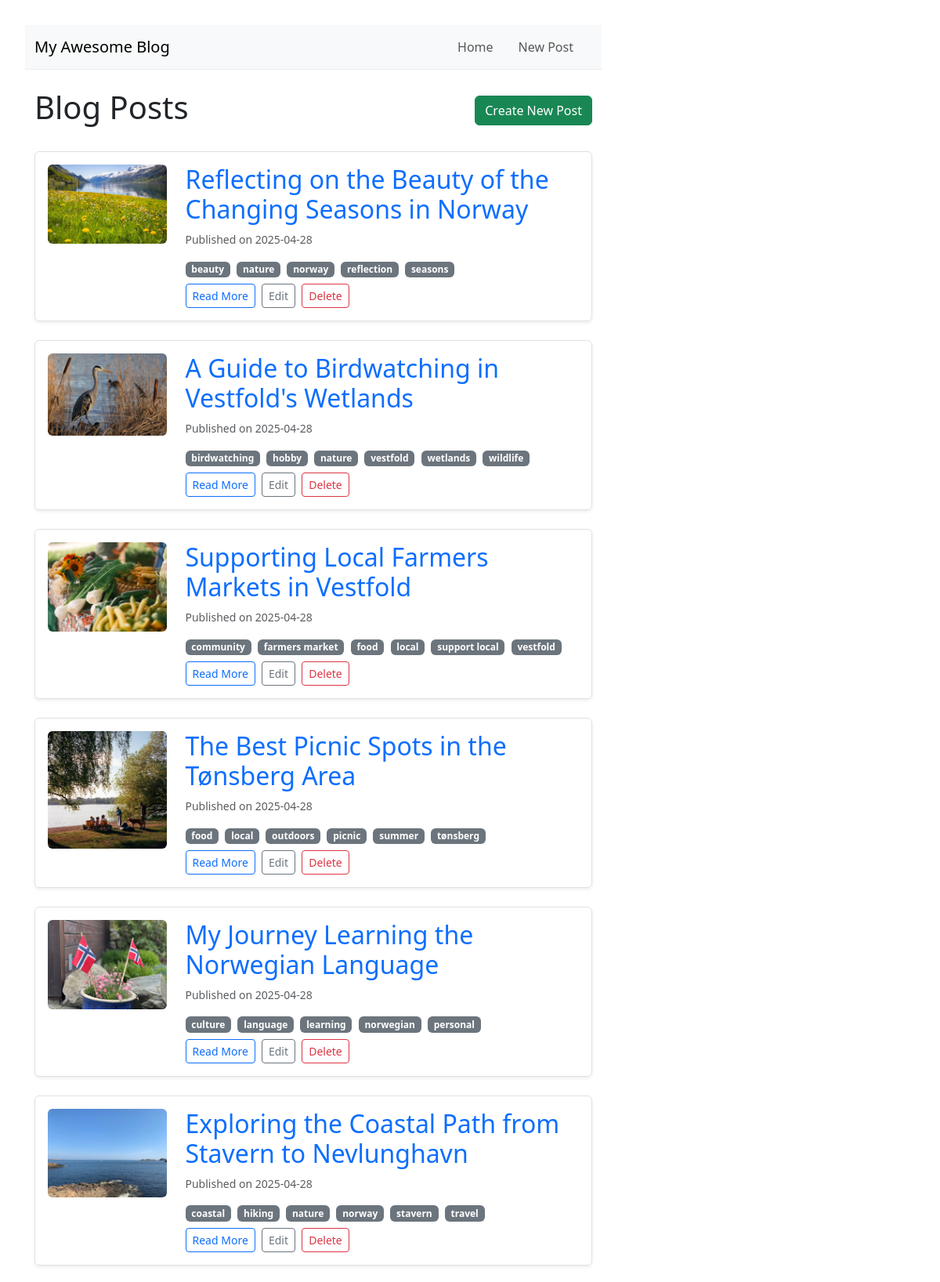
The page / (upper part) on the database its author committed.
### tables this page shows
CREATE TABLE posts (
    id INTEGER PRIMARY KEY AUTOINCREMENT, -- Unique identifier for each post
    title TEXT NOT NULL,                  -- Title of the blog post
    content TEXT NOT NULL,                -- Main body/content of the post
    published_date TIMESTAMP NOT NULL DEFAULT CURRENT_TIMESTAMP, -- When the post was created/published
    image_filename TEXt NULL               -- images 
);

CREATE TABLE tags (
    id INTEGER PRIMARY KEY AUTOINCREMENT, -- Unique identifier for each tag
    name TEXT NOT NULL UNIQUE             -- Name of the tag (must be unique)
);

### app.py (the view)
@app.route('/')
def index():
    try:
        posts_raw = db.get_all_posts()
        posts_with_tags = []
        for post in posts_raw:
            tags = db.get_tags_for_post(post['id'])
            post_dict = dict(post)
            post_dict['tags'] = tags
            posts_with_tags.append(post_dict)
        return render_template('index.html', posts=posts_with_tags)
    except Exception as e:
        app.logger.error(f"Error fetching posts/tags for index page: {e}")
        return "<h1>An error occurred fetching posts.</h1>", 500

### app.py (called while the page is built)
@app.context_processor
def inject_now():
    return {'now': datetime.datetime.now(timezone.utc)}

### db.py (called while the page is built)
def get_db():
    if 'db' not in g:
        db_path = current_app.config.get('DATABASE', DEFAULT_DATABASE_PATH)
        try:
            g.db = sqlite3.connect(
                db_path,
                detect_types=sqlite3.PARSE_DECLTYPES | sqlite3.PARSE_COLNAMES
            )
            g.db.row_factory = sqlite3.Row # Keep using Row factory
        except sqlite3.Error as e:
            current_app.logger.error(f"Database connection failed for {db_path}: {e}")
            raise e # Or handle more gracefully
    return g.db

def get_all_posts(order_by="published_date DESC"):
    conn = get_db()
    cursor = conn.cursor()
    allowed_orders = ["published_date DESC", "published_date ASC", "title ASC", "title DESC"]
    if order_by not in allowed_orders:
        order_by = "published_date DESC"
    query = f"SELECT id, title, content, published_date, image_filename FROM posts ORDER BY {order_by}"
    try:
        posts = cursor.execute(query).fetchall()
        return posts
    except sqlite3.Error as e:
        current_app.logger.error(f"DB error in get_all_posts: {e}")
        return [] # Return empty list on error

def get_tags_for_post(post_id):
    conn = get_db()
    try:
        tags = conn.execute("""
            SELECT t.id, t.name
            FROM tags t
            JOIN post_tags pt ON t.id = pt.tag_id
            WHERE pt.post_id = ?
            ORDER BY t.name
        """, (post_id,)).fetchall()
        return tags
    except sqlite3.Error as e:
        current_app.logger.error(f"DB error in get_tags_for_post for post {post_id}: {e}")
        return []

### templates/index.html (shortened to what this page needs)
{% extends 'base.html' %}
{% block content %}
    <div class="d-flex justify-content-between align-items-center mb-4">
        <h1>Blog Posts</h1>
        <a href="{{ url_for('create_post') }}" class="btn btn-success">Create New Post</a>
    </div>
    {% if posts %}
        {% for post in posts %}
        <article class="post-summary mb-4 p-3 border rounded shadow-sm">
            <div class="row">
                {% if post.image_filename %}
                <div class="col-md-3 mb-3 mb-md-0">
                    <a href="{{ url_for('post', post_id=post.id) }}">
                        <img src="{{ url_for('static', filename=post.image_filename) }}" alt="{{ post.title }}" class="img-fluid rounded" style="max-height: 150px; object-fit: cover; width: 100%;">
                    </a>
                </div>
                <div class="col-md-9">
                {% else %}
                <div class="col-md-12">
                {% endif %}
                    <h2><a href="{{ url_for('post', post_id=post.id) }}" class="text-decoration-none">{{ post.title }}</a></h2>
                    <p class="post-meta text-muted small">
                        Published on {{ post.published_date.strftime('%Y-%m-%d') }}
                    </p>
                    {% if post.tags %}
                        <p class="post-tags mb-2">
                            {% for tag in post.tags %}
                                <a href="{{ url_for('posts_by_tag', tag_name=tag.name) }}" class="badge bg-secondary text-decoration-none me-1">{{ tag.name }}</a>
                            {% endfor %}
                        </p>
                    {% endif %}
                    <div class="post-actions mt-2">
                        <a href="{{ url_for('post', post_id=post.id) }}" class="btn btn-sm btn-outline-primary me-1">Read More</a>
                        <a href="{{ url_for('edit_post', post_id=post.id) }}" class="btn btn-sm btn-outline-secondary me-1">Edit</a>
                        <form action="{{ url_for('delete_post_route', post_id=post.id) }}" method="post" style="display: inline;" onsubmit="return confirm('Are you sure you want to delete this post?');">
                            <button type="submit" class="btn btn-sm btn-outline-danger">Delete</button>
                        </form>
                    </div>
                </div>
            </div>
        </article>
        {% endfor %}
    {% else %}
        <div class="alert alert-info">
            No posts yet! <a href="{{ url_for('create_post') }}" class="alert-link">Create one?</a>
        </div>
    {% endif %}
{% endblock %}

### static/style.css (style rules this page uses)
body { font-family: -apple-system, BlinkMacSystemFont, "Segoe UI", Roboto, "Helvetica Neue", Arial, sans-serif; line-height: 1.6; margin: 0 auto; max-width: 800px; padding: 2em; color: #333; background-color: #fdfdfd; }
h1, h2 { color: #2a2a2a; margin-bottom: 0.5em; }
h1 { font-size: 2.5em; }
h2 { font-size: 1.8em; }
article { border-bottom: 1px solid #eee; padding-bottom: 1.5em; margin-bottom: 1.5em; }
.post-meta { color: #666; font-size: 0.9em; margin-bottom: 1em; }
form button { padding: 10px 15px; background-color: #28a745; color: white; border: none; border-radius: 4px; cursor: pointer; font-size: 1em; }

### rows shown on the page
posts: image_filename (picture), title "Reflecting on the Beauty of the Changing Seasons in Norway", published_date "2025-04-28"
tags: name "beauty"
tags: name "nature"
tags: name "norway"
tags: name "reflection"
tags: name "seasons"
posts: image_filename (picture), title "A Guide to Birdwatching in Vestfold's Wetlands", published_date "2025-04-28"
tags: name "birdwatching"
tags: name "hobby"
tags: name "vestfold"
tags: name "wetlands"
tags: name "wildlife"
posts: image_filename (picture), title "Supporting Local Farmers Markets in Vestfold", published_date "2025-04-28"
tags: name "community"
tags: name "farmers market"
tags: name "food"
tags: name "local"
tags: name "support local"
posts: image_filename (picture), title "The Best Picnic Spots in the Tønsberg Area", published_date "2025-04-28"
tags: name "outdoors"
tags: name "picnic"
tags: name "summer"
tags: name "tønsberg"
posts: image_filename (picture), title "My Journey Learning the Norwegian Language", published_date "2025-04-28"
tags: name "culture"
tags: name "language"
tags: name "learning"
tags: name "norwegian"
tags: name "personal"
posts: image_filename (picture), title "Exploring the Coastal Path from Stavern to Nevlunghavn", published_date "2025-04-28"
tags: name "coastal"
tags: name "hiking"
tags: name "stavern"
tags: name "travel"
